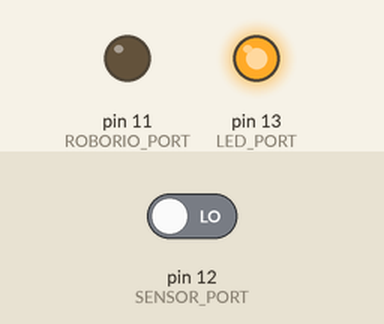
Recording of a sketch running on a simulated Arduino Uno, built for the host (arithmetic inside an expression is 32-bit, double 64-bit). Parts: output pins drawn as LEDs (lit = HIGH). The test bench sets the inputs (shaded band); at power-on: pin 12 (SENSOR_PORT) LOW.

Above: at 1.2 s.
1.3 s: pin 12 (SENSOR_PORT) driven HIGH
At 2.3 s:
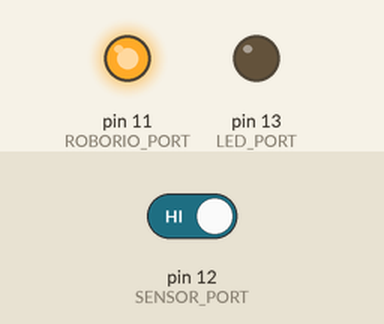
2.8 s: pin 12 (SENSOR_PORT) driven LOW
At 3.6 s:
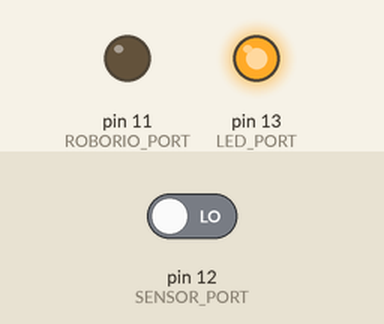
Timing chart, 0 to 5.8 s (numbered marks = the images above; inputs shaded):
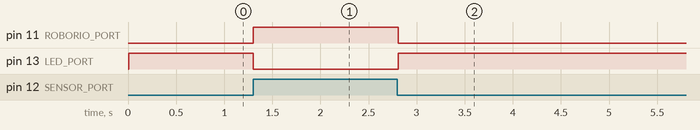

Measured:
- after the input at 1.3 s, pin 11 (ROBORIO_PORT): LOW → HIGH at once; pin 13 (LED_PORT): HIGH → LOW at once
- after the input at 2.8 s, pin 11 (ROBORIO_PORT): HIGH → LOW at once; pin 13 (LED_PORT): LOW → HIGH at once

The sketch:

rampsensor.ino
```cpp
#include <QTRSensors.h>

#define ROBORIO_PORT 11
#define SENSOR_PORT  12
#define LED_PORT     13

#define ON HIGH
#define OFF LOW

#define DEBUG 0

// The sensor threshold should be between the raw value returned
// when above red/blue carpet  and white ramps.
#define SENSOR_THRESHOLD 200

QTRSensorsRC qtrrc;

void setLed(int state) {
  digitalWrite(LED_PORT, state);
}

void setRoborio(int state) {
  digitalWrite(ROBORIO_PORT, state);
}

// Reads a QTR-1RC sensor and returns a value between 0 and the sensor timeout as set
// during init().  Default is 0 (~light) to 2000 (~dark).
unsigned int readSensor() {
  unsigned int values[] = { 0 };

  qtrrc.read(values);
#if DEBUG
  Serial.print("Sensor => ");
  Serial.println(values[0], DEC);
#endif

  return values[0];
}

// Returns true if the sensor is triggered *count* times in a row.
bool sensorTrigger(unsigned int count = 3) {
  while (count-- > 0) {
    if (readSensor() >= SENSOR_THRESHOLD) { return false; }
  }

  return true;
}

void setup(){
  pinMode(ROBORIO_PORT, OUTPUT);
  pinMode(SENSOR_PORT, INPUT_PULLUP);
  pinMode(LED_PORT, OUTPUT);

#if DEBUG
  Serial.begin(9600);
#endif

  qtrrc.init((unsigned char[]) {SENSOR_PORT}, 1);
  setLed(OFF);
}

void loop(){
  if (sensorTrigger()) {
    setRoborio(LOW);
    setLed(ON);
  } else {
    setRoborio(HIGH);
    setLed(OFF);
  }
}
```

QTRSensors.h
```cpp
/*
  QTRSensors.h - Library for using Pololu QTR reflectance
    sensors and reflectance sensor arrays: QTR-1A, QTR-8A, QTR-1RC, and
    QTR-8RC.  The object used will determine the type of the sensor (either
    QTR-xA or QTR-xRC).  Then simply specify in the constructor which
    Arduino I/O pins are connected to a QTR sensor, and the read() method
    will obtain reflectance measurements for those sensors.  Smaller sensor
    values correspond to higher reflectance (e.g. white) while larger
    sensor values correspond to lower reflectance (e.g. black or a void).

    * QTRSensorsRC should be used for QTR-1RC and QTR-8RC sensors.
    * QTRSensorsAnalog should be used for QTR-1A and QTR-8A sensors.
*/

/*
 * Written by Ben Schmidel et al., October 4, 2010
 * Copyright (c) 2008-2012 Pololu Corporation. For more information, see
 *
 *   http://www.pololu.com
 *   http://forum.pololu.com
 *   http://www.pololu.com/docs/0J19
 *
 * You may freely modify and share this code, as long as you keep this
 * notice intact (including the two links above).  Licensed under the
 * Creative Commons BY-SA 3.0 license:
 *
 *   http://creativecommons.org/licenses/by-sa/3.0/
 *
 * Disclaimer: To the extent permitted by law, Pololu provides this work
 * without any warranty.  It might be defective, in which case you agree
 * to be responsible for all resulting costs and damages.
 */

#ifndef QTRSensors_h
#define QTRSensors_h

#define QTR_EMITTERS_OFF 0
#define QTR_EMITTERS_ON 1
#define QTR_EMITTERS_ON_AND_OFF 2

#define QTR_NO_EMITTER_PIN  255

#define QTR_MAX_SENSORS 16

// This class cannot be instantiated directly (it has no constructor).
// Instead, you should instantiate one of its two derived classes (either the
// QTR-A or QTR-RC version, depending on the type of your sensor).
class QTRSensors
{
  public:

    // Reads the sensor values into an array. There *MUST* be space
    // for as many values as there were sensors specified in the constructor.
    // Example usage:
    // unsigned int sensor_values[8];
    // sensors.read(sensor_values);
    // The values returned are a measure of the reflectance in abstract units,
    // with higher values corresponding to lower reflectance (e.g. a black
    // surface or a void).
    // If measureOffAndOn is true, measures the values with the
    // emitters on AND off and returns on - (timeout - off).  If this
    // value is less than zero, it returns zero.
    // This method will call the appropriate derived class's readPrivate(),
    // which is defined as a virtual function in the base class and
    // overridden by each derived class's own implementation.
    void read(unsigned int *sensor_values, unsigned char readMode = QTR_EMITTERS_ON);

    // Turn the IR LEDs off and on.  This is mainly for use by the
    // read method, and calling these functions before or
    // after the reading the sensors will have no effect on the
    // readings, but you may wish to use these for testing purposes.
    void emittersOff();
    void emittersOn();

    // Reads the sensors for calibration.  The sensor values are
    // not returned; instead, the maximum and minimum values found
    // over time are stored internally and used for the
    // readCalibrated() method.
    void calibrate(unsigned char readMode = QTR_EMITTERS_ON);

    // Resets all calibration that has been done.
    void resetCalibration();

    // Returns values calibrated to a value between 0 and 1000, where
    // 0 corresponds to the minimum value read by calibrate() and 1000
    // corresponds to the maximum value.  Calibration values are
    // stored separately for each sensor, so that differences in the
    // sensors are accounted for automatically.
    void readCalibrated(unsigned int *sensor_values, unsigned char readMode = QTR_EMITTERS_ON);

    // Operates the same as read calibrated, but also returns an
    // estimated position of the robot with respect to a line. The
    // estimate is made using a weighted average of the sensor indices
    // multiplied by 1000, so that a return value of 0 indicates that
    // the line is directly below sensor 0, a return value of 1000
    // indicates that the line is directly below sensor 1, 2000
    // indicates that it's below sensor 2000, etc.  Intermediate
    // values indicate that the line is between two sensors.  The
    // formula is:
    //
    //    0*value0 + 1000*value1 + 2000*value2 + ...
    //   --------------------------------------------
    //         value0  +  value1  +  value2 + ...
    //
    // By default, this function assumes a dark line (high values)
    // surrounded by white (low values).  If your line is light on
    // black, set the optional second argument white_line to true.  In
    // this case, each sensor value will be replaced by (1000-value)
    // before the averaging.
    int readLine(unsigned int *sensor_values, unsigned char readMode = QTR_EMITTERS_ON, unsigned char white_line = 0);

    // Calibrated minumum and maximum values. These start at 1000 and
    // 0, respectively, so that the very first sensor reading will
    // update both of them.
    //
    // The pointers are unallocated until calibrate() is called, and
    // then allocated to exactly the size required.  Depending on the
    // readMode argument to calibrate, only the On or Off values may
    // be allocated, as required.
    //
    // These variables are made public so that you can use them for
    // your own calculations and do things like saving the values to
    // EEPROM, performing sanity checking, etc.
    unsigned int *calibratedMinimumOn;
    unsigned int *calibratedMaximumOn;
    unsigned int *calibratedMinimumOff;
    unsigned int *calibratedMaximumOff;

    ~QTRSensors();

  protected:

    QTRSensors()
    {

    };

    void init(unsigned char *pins, unsigned char numSensors, unsigned char emitterPin);

    unsigned char *_pins;
    unsigned char _numSensors;
    unsigned char _emitterPin;
    unsigned int _maxValue; // the maximum value returned by this function

  private:

    virtual void readPrivate(unsigned int *sensor_values) = 0;

    // Handles the actual calibration. calibratedMinimum and
    // calibratedMaximum are pointers to the requested calibration
    // arrays, which will be allocated if necessary.
    void calibrateOnOrOff(unsigned int **calibratedMinimum,
                          unsigned int **calibratedMaximum,
                          unsigned char readMode);
};


// Object to be used for QTR-1RC and QTR-8RC sensors
class QTRSensorsRC : public QTRSensors
{
  public:

    // if this constructor is used, the user must call init() before using
    // the methods in this class
    QTRSensorsRC();

    // this constructor just calls init()
    QTRSensorsRC(unsigned char* pins, unsigned char numSensors,
          unsigned int timeout = 4000, unsigned char emitterPin = 255);

    // The array 'pins' contains the Arduino pin number for each sensor.

    // 'numSensors' specifies the length of the 'pins' array (i.e. the
    // number of QTR-RC sensors you are using).  numSensors must be
    // no greater than 16.

    // 'timeout' specifies the length of time in microseconds beyond
    // which you consider the sensor reading completely black.  That is to say,
    // if the pulse length for a pin exceeds 'timeout', pulse timing will stop
    // and the reading for that pin will be considered full black.
    // It is recommended that you set timeout to be between 1000 and
    // 3000 us, depending on things like the height of your sensors and
    // ambient lighting.  Using timeout allows you to shorten the
    // duration of a sensor-reading cycle while still maintaining
    // useful analog measurements of reflectance

    // 'emitterPin' is the Arduino pin that controls the IR LEDs on the 8RC
    // modules.  If you are using a 1RC (i.e. if there is no emitter pin),
    // or if you just want the emitters on all the time and don't want to
    // use an I/O pin to control it, use a value of 255 (QTR_NO_EMITTER_PIN).
    void init(unsigned char* pins, unsigned char numSensors,
          unsigned int timeout = 2000, unsigned char emitterPin = QTR_NO_EMITTER_PIN);


  private:

    // Reads the sensor values into an array. There *MUST* be space
    // for as many values as there were sensors specified in the constructor.
    // Example usage:
    // unsigned int sensor_values[8];
    // sensors.read(sensor_values);
    // The values returned are a measure of the reflectance in microseconds.
    void readPrivate(unsigned int *sensor_values);
};


// Object to be used for QTR-1A and QTR-8A sensors
class QTRSensorsAnalog : public QTRSensors
{
  public:

    // if this constructor is used, the user must call init() before using
    // the methods in this class
    QTRSensorsAnalog();

    // this constructor just calls init()
    QTRSensorsAnalog(unsigned char* pins,
        unsigned char numSensors, unsigned char numSamplesPerSensor = 4,
        unsigned char emitterPin = 255);

    // the array 'pins' contains the Arduino analog pin assignment for each
    // sensor.  For example, if pins is {0, 1, 7}, sensor 1 is on
    // Arduino analog input 0, sensor 2 is on Arduino analog input 1,
    // and sensor 3 is on Arduino analog input 7.

    // 'numSensors' specifies the length of the 'analogPins' array (i.e. the
    // number of QTR-A sensors you are using).  numSensors must be
    // no greater than 16.

    // 'numSamplesPerSensor' indicates the number of 10-bit analog samples
    // to average per channel (i.e. per sensor) for each reading.  The total
    // number of analog-to-digital conversions performed will be equal to
    // numSensors*numSamplesPerSensor.  Note that it takes about 100 us to
    // perform a single analog-to-digital conversion, so:
    // if numSamplesPerSensor is 4 and numSensors is 6, it will take
    // 4 * 6 * 100 us = ~2.5 ms to perform a full readLine().
    // Increasing this parameter increases noise suppression at the cost of
    // sample rate.  The recommended value is 4.

    // 'emitterPin' is the Arduino pin that controls the IR LEDs on the 8RC
    // modules.  If you are using a 1RC (i.e. if there is no emitter pin),
    // or if you just want the emitters on all the time and don't want to
    // use an I/O pin to control it, use a value of 255 (QTR_NO_EMITTER_PIN).
    void init(unsigned char* analogPins, unsigned char numSensors,
        unsigned char numSamplesPerSensor = 4, unsigned char emitterPin = QTR_NO_EMITTER_PIN);


  private:

    // Reads the sensor values into an array. There *MUST* be space
    // for as many values as there were sensors specified in the constructor.
    // Example usage:
    // unsigned int sensor_values[8];
    // sensors.read(sensor_values);
    // The values returned are a measure of the reflectance in terms of a
    // 10-bit ADC average with higher values corresponding to lower
    // reflectance (e.g. a black surface or a void).
    void readPrivate(unsigned int *sensor_values);

    unsigned char _numSamplesPerSensor;
};


#endif
```
